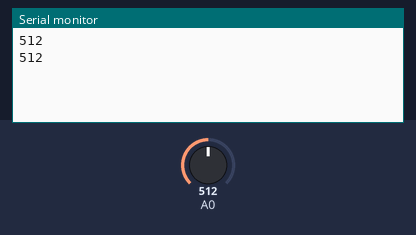
A sketch run on a simulated Arduino Uno, built with avr-gcc and run on an emulated ATmega328P. Shown: the last lines printed to the serial monitor. The inputs (shaded band) are chosen by the test bench; at power-on: A0 = 512.

Above: at 1.8 s.
1.9 s: A0 set to 610
At 2.8 s:
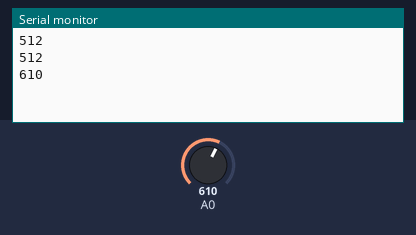
3.4 s: A0 set to 590
At 4.7 s:
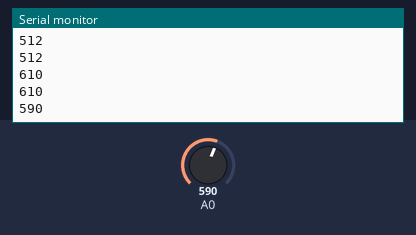
Timing chart, 0 to 6.4 s (numbered marks = the images above; inputs shaded):
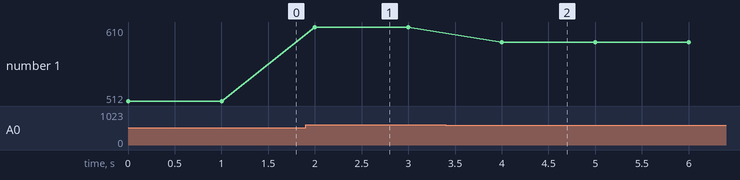

The sketch:

increment_of_light_buz.ino
```cpp
int led[]={2,3,4,5,6,7,8,9};
int buzzer=10;
void setup() {
    Serial.begin(9600);
  pinMode(led, OUTPUT);
  pinMode(buzzer, OUTPUT);
  pinMode(led,LOW);
  pinMode(buzzer, LOW);
}
void loop() {
int count= analogRead(A0);
Serial.println(count);
delay(1000);
if ((count>=0)&&(count<=100))
{
  digitalWrite(led, LOW);
  digitalWrite(buzzer, HIGH);

}
else if ((count>100)&&(count<=200))
{
  digitalWrite(buzzer, LOW);
  digitalWrite(led[0], HIGH);
  digitalWrite(3, LOW);
  digitalWrite(4, LOW);
  digitalWrite(5, LOW);
  digitalWrite(6, LOW);
  digitalWrite(7, LOW);
  digitalWrite(8, LOW);
  digitalWrite(9, LOW);
}
else if ((count>200)&&(count<=300))
{
  digitalWrite(buzzer, LOW);
  digitalWrite(2, HIGH);
    digitalWrite(3, HIGH);
    digitalWrite(4, LOW);
    digitalWrite(5, LOW);
    digitalWrite(6, LOW);
    digitalWrite(7, LOW);
    digitalWrite(8, LOW);
    digitalWrite(9, LOW);
}
else if ((count>300)&&(count<=400))
{
  digitalWrite(buzzer, LOW);
  digitalWrite(2, HIGH);
    digitalWrite(3, HIGH);
    digitalWrite(4, HIGH);
    digitalWrite(5, LOW);
    digitalWrite(6, LOW);
    digitalWrite(7, LOW);
    digitalWrite(8, LOW);
    digitalWrite(9, LOW);
}
else if ((count>400)&&(count<=500))
{
  digitalWrite(buzzer, LOW);
  digitalWrite(2, HIGH);
    digitalWrite(3, HIGH);
    digitalWrite(4, HIGH);
    digitalWrite(5, HIGH);
    digitalWrite(6, LOW);
    digitalWrite(7, LOW);
    digitalWrite(8, LOW);
    digitalWrite(9, LOW);
}
else if ((count>500)&&(count<=600))
{
  digitalWrite(buzzer, LOW);
  digitalWrite(2, HIGH);
    digitalWrite(3, HIGH);
    digitalWrite(4, HIGH);
    digitalWrite(5, HIGH);
    digitalWrite(6, HIGH);
    digitalWrite(7, LOW);
    digitalWrite(8, LOW);
    digitalWrite(9, LOW);
}
else if ((count>600)&&(count<=700))
{
  digitalWrite(buzzer, LOW);
  digitalWrite(2, HIGH);
    digitalWrite(3, HIGH);
    digitalWrite(4, HIGH);
    digitalWrite(5, HIGH);
    digitalWrite(6, HIGH);
    digitalWrite(7, HIGH);
    digitalWrite(8, LOW);
    digitalWrite(9, LOW);
}
else if ((count>700)&&(count<=800))
{
  digitalWrite(buzzer, LOW);
  digitalWrite(2, HIGH);
    digitalWrite(3, HIGH);
    digitalWrite(4, HIGH);
    digitalWrite(5, HIGH);
    digitalWrite(6, HIGH);
    digitalWrite(7, HIGH);
    digitalWrite(8, HIGH);
    digitalWrite(9, LOW);
}
else if ((count>800)&&(count<=1024))
{
  digitalWrite(buzzer, HIGH);
  digitalWrite(led, HIGH);
}
}
```

Measured:
- after the input at 1.9 s, the serial monitor: prints a new line after 0.10 s (image 1)
- after the input at 3.4 s, the serial monitor: prints a new line after 0.60 s (image 2)
- plotted number 1: 512 → 610 after the input at 1.9 s, 610 → 590 after the input at 3.4 s
